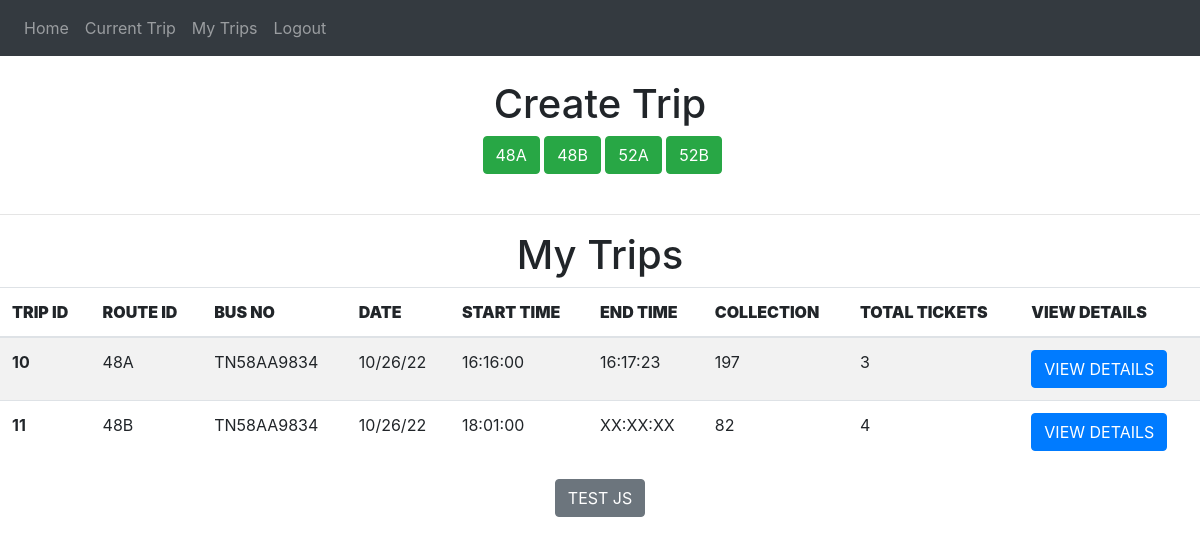
/conductor-my-trips (signed in), run on an earlier commit of the app's database.
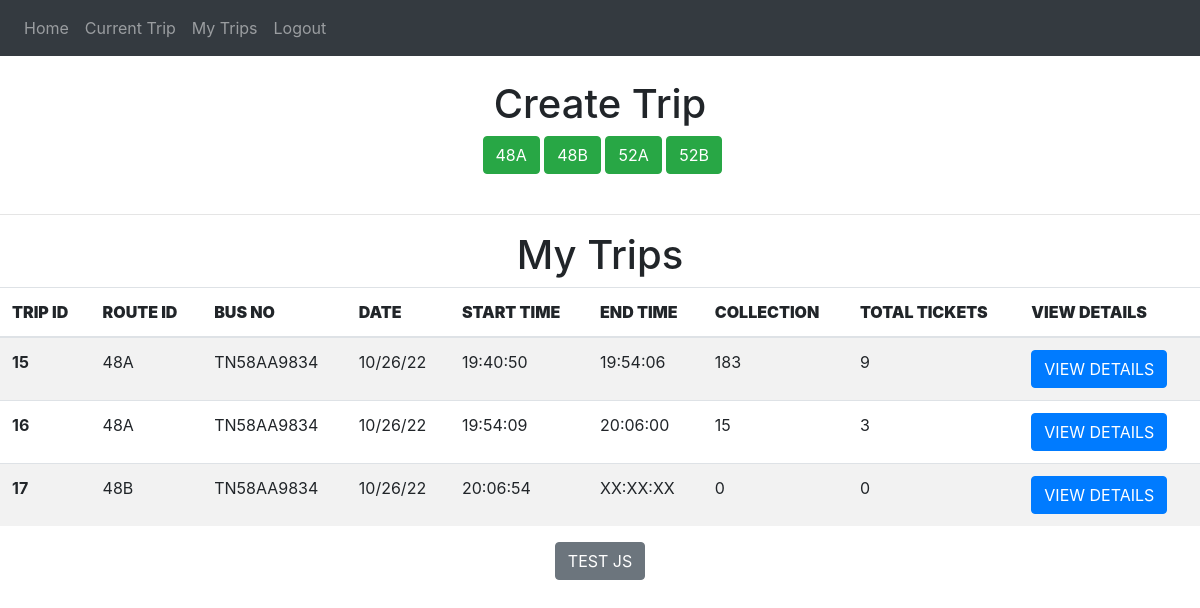
And on a later commit of the database.
### website/models.py (models this page shows)
class Trip(db.Model,UserMixin):
    trip_id = db.Column(db.Integer , primary_key = True)
    route_id = db.Column(db.String(100))
    conductor_id = db.Column(db.Integer , db.ForeignKey('user.id'))
    date = db.Column(db.String(100))
    collection = db.Column(db.Integer)
    ticket_run = db.Column(db.Integer)
    start_time =db.Column(db.String(100))
    end_time = db.Column(db.String(100))
    status =db.Column(db.String(1))
    current_passengers= db.Column(db.Integer)
    current_stop = db.Column(db.String)
    bus_no = db.Column(db.String)
    gps = db.Column(db.String)
    tickets = db.relationship('Ticket')

### website/views.py (the view)
@views.route('/conductor-my-trips', methods=['GET', 'POST'])
@login_required
def conductor_my_trips():
    trips = Trip.query.filter_by(conductor_id = current_user.id).all()
    conductor_details = Conductor_details.query.filter_by(conductor_id = current_user.id).first()
    return render_template("conductor_my_trips.html" , user = current_user , trips = trips, cd= conductor_details )

### website/__init__.py (called while the page is built)
def create_app():
    app = Flask(__name__)
    app.config['SECRET_KEY'] = '#itsactuallyapassword'
    app.config['SQLALCHEMY_DATABASE_URI'] = f'sqlite:///{DB_NAME}'
    db.init_app(app)
    from .views import views
    from .auth import auth
    app.register_blueprint(views, url_prefix='/')
    app.register_blueprint(auth, url_prefix='/')
    from .models import User, Conductor_details
    create_database(app)
    login_manager = LoginManager()
    login_manager.login_view = 'auth.login'
    login_manager.init_app(app)
    @login_manager.user_loader
    def load_user(id):
        return User.query.get(int(id))
    return app

### website/templates/conductor_my_trips.html (shortened to what this page needs)
{% extends "base.html" %}
{% block content %}
<br>
<div align = "center">
  <h1 align = "center">Create Trip </h1>
  {%for route in cd.routes_assigned.split(",")%}
  <a class="btn btn-primary btn-success " href="/conductor-utility-create-trip/{{route}} " role="button"  > {{route}} </a>
  {%endfor%}
  </div>
</div>
<br><hr>
  <div>
      <h1 align = "center">My Trips </h1>
    <table class="table table-striped">
      <thead>
        <tr>
          <th scope="col" ><b>TRIP ID</b></th>
          <th scope="col"><b>ROUTE ID</b></th>
          <th scope="col"><b>BUS NO</b></th>
          <th scope="col"><b>DATE</b></th>
          <th scope="col"><b>START TIME</b></th>
          <th scope="col"><b>END TIME</b></th>
          <th scope="col"><b>COLLECTION</b></th>
          <th scope="col"><b>TOTAL TICKETS</b></th>
          <th scope="col"><b>VIEW DETAILS</b></th>
        </tr>
      </thead>
      <tbody>
        {%for t in trips %}
        <tr>
          <th>{{t.trip_id}}</th>
          <td>{{t.route_id}}</td>
          <td>{{t.bus_no}}</td>
          <td>{{t.date}}</td>
          <td>{{t.start_time}}</td>
          <td>{{t.end_time}}</td>
          <td>{{t.collection}}</td>
          <td>{{t.ticket_run}}</td>
          <td><a class="btn btn-primary " href="/conductor-view-details/{{t.trip_id}} " role="button"  >VIEW DETAILS</a></td>
        </tr>
        {%endfor%}
      </tbody>
    </table>
  </div>
<div align = "center">
  <button type = "button " class = "btn btn-secondary" onclick="refreshGP()" >TEST JS</button><br>
</div>
{% endblock %}

### website/templates/base.html (shortened to what this page needs)
<!DOCTYPE html>
<html>
  <head>
    <link
      rel="stylesheet"
      href="https://stackpath.bootstrapcdn.com/bootstrap/4.4.1/css/bootstrap.min.css"
    />
    <link
      rel="stylesheet"
      href="https://stackpath.bootstrapcdn.com/font-awesome/4.7.0/css/font-awesome.min.css"
    />
  </head>
  <body>
{%if user.is_authenticated %}
  {%if user.type == "C"%}
    <nav class="navbar navbar-expand-lg navbar-dark bg-dark">
  <div class="collapse navbar-collapse" id="navbar">
    <div class="navbar-nav">
      <a class="nav-item nav-link" id="home" href="/conductor-home">Home</a>
      <a class="nav-item nav-link" id="home" href="/conductor-current-trip">Current Trip</a>
      <a class="nav-item nav-link" id="home" href="/conductor-my-trips">My Trips</a>
      <a class="nav-item nav-link" id="logout" href="/logout">Logout</a>
    </div>
  </div>
    </nav>
  {%endif%}
{%endif%}
    <div class="container">{% block content %} {% endblock %}</div>
  </body>
</html>

What changed in the data, as far as the page shows it:
removed Trip: trip_id "10", route_id "48A", bus_no "TN58AA9834", date "10/26/22", start_time "16:16:00", end_time "16:17:23", collection "197", ticket_run "3"
removed Trip: trip_id "11", route_id "48B", bus_no "TN58AA9834", date "10/26/22", start_time "18:01:00", end_time "XX:XX:XX", collection "82", ticket_run "4"
added Trip: trip_id "15", route_id "48A", bus_no "TN58AA9834", date "10/26/22", start_time "19:40:50", end_time "19:54:06", collection "183", ticket_run "9"
added Trip: trip_id "16", route_id "48A", bus_no "TN58AA9834", date "10/26/22", start_time "19:54:09", end_time "20:06:00", collection "15", ticket_run "3"
added Trip: trip_id "17", route_id "48B", bus_no "TN58AA9834", date "10/26/22", start_time "20:06:54", end_time "XX:XX:XX", collection "0", ticket_run "0"
